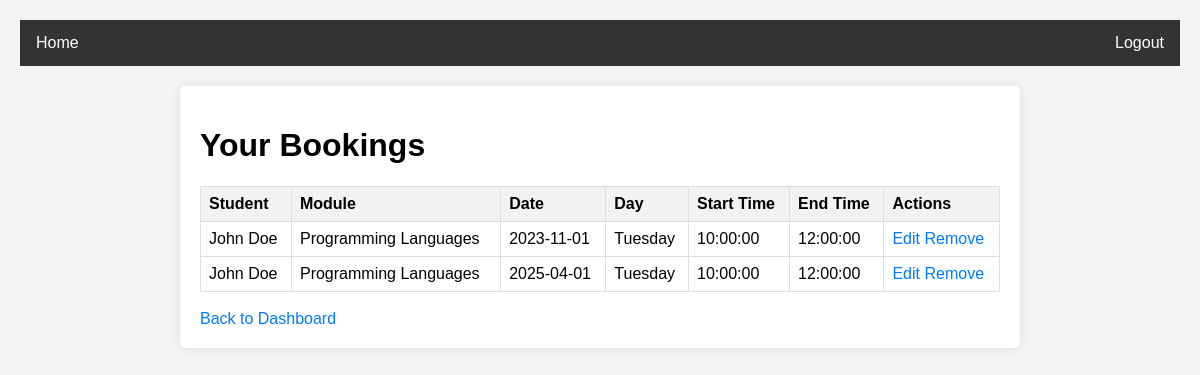
Screenshot of /view_tutor_bookings (signed in) with the database file from the repository.
### models.py (models this page shows)
class Booking(db.Model):
    __tablename__ = 'bookings'
    booking_id = db.Column(db.Integer, primary_key=True, autoincrement=True)
    student_id = db.Column(db.Integer, db.ForeignKey('users.user_id'), nullable=False)
    tutor_id = db.Column(db.Integer, db.ForeignKey('users.user_id'), nullable=False)
    module_id = db.Column(db.Integer, db.ForeignKey('modules.module_id'), nullable=False)
    availability_id = db.Column(db.Integer, db.ForeignKey('tutor_availability.availability_id'), nullable=False)
    booking_date = db.Column(db.Date, nullable=False)
    module = db.relationship('Module', backref='bookings')
    tutor = db.relationship('User', foreign_keys=[tutor_id], backref='tutor_bookings')
    student = db.relationship('User', foreign_keys=[student_id], backref='student_bookings')  # Add this line
    availability = db.relationship('TutorAvailability', backref='bookings')
    __table_args__ = (
        db.UniqueConstraint('tutor_id', 'module_id', 'booking_date', 'availability_id', name='unique_booking'),
    )

class User(db.Model):
    __tablename__ = 'users'
    user_id = db.Column(db.Integer, primary_key=True)
    email = db.Column(db.String(120), unique=True, nullable=False)
    username = db.Column(db.String(80), unique=True, nullable=False)
    password = db.Column(db.String(120), nullable=False)
    role = db.Column(db.String(20), nullable=False)
    name = db.Column(db.String(80), nullable=False)
    surname = db.Column(db.String(80), nullable=False)

class Module(db.Model):
    __tablename__ = 'modules'
    module_id = db.Column(db.Integer, primary_key=True)
    module_name = db.Column(db.String(80), nullable=False)
    module_code = db.Column(db.String(10), unique=True, nullable=False)
    description = db.Column(db.String(200), nullable=True)

class TutorAvailability(db.Model):
    __tablename__ = 'tutor_availability'
    availability_id = db.Column(db.Integer, primary_key=True, autoincrement=True)
    tutor_id = db.Column(db.Integer, db.ForeignKey('users.user_id'), nullable=False)
    module_id = db.Column(db.Integer, db.ForeignKey('modules.module_id'), nullable=False)
    day_of_week = db.Column(db.String(10), nullable=False)
    start_time = db.Column(db.Time, nullable=False)
    end_time = db.Column(db.Time, nullable=False)
    module = db.relationship('Module', backref='tutor_availabilities')
    __table_args__ = (
        db.UniqueConstraint('tutor_id', 'module_id', 'day_of_week', 'start_time', 'end_time', name='unique_availability'),
    )

### app.py (the view)
@app.route('/view_tutor_bookings')
def view_tutor_bookings():
    if 'user_id' not in session or session['role'] != 'tutor':
        flash('Please log in as a tutor', 'error')
        return redirect(url_for('login'))
    tutor_id = session['user_id']
    bookings = (
        Booking.query
        .filter_by(tutor_id=tutor_id)
        .join(User, Booking.student_id == User.user_id)  # Join to get student details
        .join(Module, Booking.module_id == Module.module_id)  # Join to get module details
        .join(TutorAvailability, Booking.availability_id == TutorAvailability.availability_id)  # Join to get availability details
        .all()
    )
    return render_template('view_tutor_bookings.html', bookings=bookings)

### templates/view_tutor_bookings.html (shortened to what this page needs)
{% extends 'base.html' %}
{% block content %}
    <h1>Your Bookings</h1>
    <table>
        <thead>
            <tr>
                <th>Student</th>
                <th>Module</th>
                <th>Date</th>
                <th>Day</th>
                <th>Start Time</th>
                <th>End Time</th>
                <th>Actions</th>
            </tr>
        </thead>
        <tbody>
            {% for booking in bookings %}
                <tr>
                    <td>{{ booking.student.name }} {{ booking.student.surname }}</td>
                    <td>{{ booking.module.module_name }}</td>
                    <td>{{ booking.booking_date }}</td>
                    <td>{{ booking.availability.day_of_week }}</td>
                    <td>{{ booking.availability.start_time }}</td>
                    <td>{{ booking.availability.end_time }}</td>
                    <td>
                        <a href="{{ url_for('edit_booking', booking_id=booking.booking_id) }}">Edit</a>
                        <a href="{{ url_for('remove_booking', booking_id=booking.booking_id) }}">Remove</a>
                    </td>
                </tr>
            {% endfor %}
        </tbody>
    </table>
    <br>
    <a href="{{ url_for('tutor_dashboard') }}">Back to Dashboard</a>
{% endblock %}

### templates/base.html (style rules this page uses)
body { font-family: Arial, sans-serif; margin: 0; padding: 20px; background-color: #f4f4f4; }
table { width: 100%; border-collapse: collapse; margin-top: 20px; }
table, th, td { border: 1px solid #ddd; }
th, td { padding: 8px; text-align: left; }
th { background-color: #f2f2f2; }
a { color: #007bff; text-decoration: none; }

### rows the page displays
Booking: student.name "John", student.surname "Doe", module.module_name "Programming Languages", booking_date "2023-11-01", availability.day_of_week "Tuesday", availability.start_time "10:00:00", availability.end_time "12:00:00"
Booking: student.name "John", student.surname "Doe", module.module_name "Programming Languages", booking_date "2025-04-01", availability.day_of_week "Tuesday", availability.start_time "10:00:00", availability.end_time "12:00:00"
